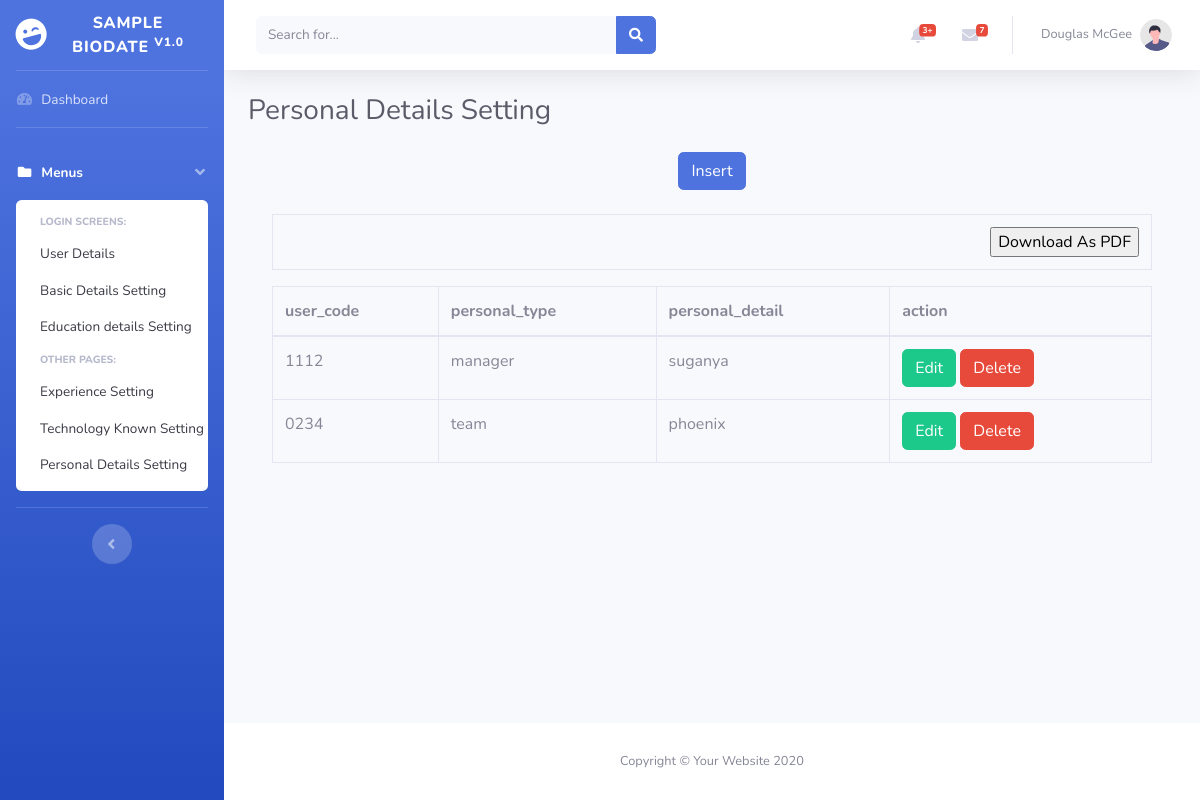
Page /personal_details.php on the committed database.
### tables this page shows
CREATE TABLE `personal_details` (
  `id` int(10) NOT NULL,
  `user_code` varchar(10) NOT NULL,
  `personal_type` varchar(400) NOT NULL,
  `personal_detail` varchar(500) NOT NULL
);

### personal_details.php (the view, shortened to what this page needs)
<?php
include('config.php');
include('header.php');
$action = "";
?>
 <h1 class="h3 mb-4 text-gray-800">Personal Details Setting</h1>
<div class="container">
  <?php if($action == 'edit' or $action == 'add' ){
          $id = $_REQUEST['id'];
		  $query ="select * from personal_details where id='$id'";
      $result = mysqli_query($conn, $query);
          $data = mysqli_fetch_assoc($result)
  ?>
  <form method="post" >
  <table class="table table-striped table-bordered table-hover">
  <tr>
  <td align="right"><b>user_code</b></td>
  <td>
   <input type="text" name="user_code" id="user_code" class="form-control" value="<?php if($action=="edit"){ echo $data['user_code'];}else {echo "";} ?>" placeholder="Name" required="required" autofocus="autofocus">
  </td>
  </tr>
  <tr>
  <td align="right"><b>personal_type</b></td>
  <td>
  <input type="text" name="personal_type" class="form-control" value="<?php if($action=="edit"){echo $data['personal_type'];}else{echo "";} ?>"  required="required">
  </td>
  </tr>
  <tr>
  <td align="right"><b> personal_detail<b></td>
  <td>
   <input type="text" name="personal_detail" class="form-control" value="<?php if($action=="edit"){ echo $data['personal_detail'];} else { echo "";} ?>" required="required">
   </td>
  </tr>
  <tr>
  <td colspan="2" align="center">
  <?php
  if($action=="edit")
  {
  ?>
  <button type="submit" class="btn btn-success" name="edit" >Save</button>
  <?php
  }
  else
  {
	?>
    <button type="submit" class="btn btn-success" name="save" >Save</button>
    <?php
  }
  ?>
  </td>
  </tr>
  </table>
  </form>
  <?php }else{ ?>
		  <center><a href="personal_details.php?action=add&id=0" class="btn btn-primary">Insert</a></center>
		  <br />
          <table  id="example2" class="table table-bordered table-hover">
          <tr>
           <td colspan="6" align="right">
            <input type="button" id="btnExport" value="Download As PDF" />
          </td>
          </tr>
          </table>
		  <table  id="example1" class="table table-bordered table-hover">
			<thead>
			  <tr>
			<th>user_code</th>
			<th>personal_type</th>
			<th>personal_detail</th>
			<th>action</th>
			  </tr>
			</thead>
			<tbody>
			<?php
		$query  = "select * from personal_details order by id desc";
$result = mysqli_query($conn,$query);
  while($data = mysqli_fetch_assoc($result))
		{
			?>
			  <tr>
			  <td><?php echo $data["user_code"]; ?></td>
			<td><?php echo $data["personal_type"]; ?></td>
			<td><?php echo $data["personal_detail"]; ?></td>
			<td>
			<a href="personal_details.php?action=edit&id=<?php echo $data["id"]; ?>" class="btn btn-success">Edit</a>
			<a href="personal_details.php?action=delete&id=<?php echo $data["id"]; ?>" class="btn btn-danger" onClick="return confirm('are you soure want to delete this')" >Delete</a>
			</td>
			  </tr>
			  <?php
		}
		?>
			</tbody>
		  </table>
  <?php } ?>
</div>
<?php
include('footer.php');
?>

### rows in the picture
personal_details: user_code "1112", personal_type "manager", personal_detail "suganya"
personal_details: user_code "0234", personal_type "team", personal_detail "phoenix"
